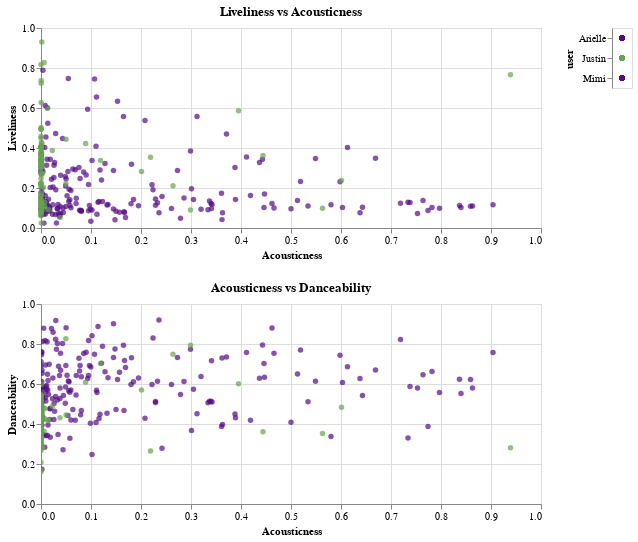

Write notebook code for a chart like this one.
### Markdown cell above
One scatter plot showing liveness vs acousticness then when you highlight a section, selects on scatter plot below showing danceability and acousticness
		a.  tooltip w song name (altair)

### Code cell
import altair as alt

# Define colors and color scale
colors = ["#540b84", "#540b84", "#67a34f"]
color_scale = alt.Scale(domain=df['user'].unique().tolist(), range=colors)

# Establishing selection via region
selection = alt.selection_single(fields=['user'], name='User', empty='all')

# Color mapping
color_mapping = {'Arielle': "#67a34f", 'Mimi': '#540b84', 'Justin': '#ea9726'}

# Establishing color change based on selection
color = alt.condition(
    selection,
    alt.Color('user:N', scale=color_scale, legend=None),
    alt.value('lightgrey')
)

# Establishing brush for interactivity
brush = alt.selection_interval(encodings=['x'])

# Chart 2: Liveliness vs Acousticness
chart2 = alt.Chart(df).mark_circle().encode(
    alt.X('acousticness:Q', title='Acousticness'),
    alt.Y('liveness:Q', title='Liveliness'),
    alt.Tooltip(['user:N', 'track_name:N', 'liveness:Q', 'acousticness:Q', 'artist_name:N']),
    color=color
).add_selection(selection).properties(
    height=200,
    width=500,
    title='Liveliness vs Acousticness'
)

# Legend
legend = alt.Chart(df).mark_circle().encode(
    y=alt.Y('user:N'),
    color=alt.Color('user:N', scale=alt.Scale(domain=list(color_mapping.keys()), range=list(color_mapping.values())), legend=None)
).add_selection(selection)

# Chart 3: Acousticness vs Danceability
chart3 = alt.Chart(df).mark_circle().encode(
    alt.X('acousticness:Q', title='Acousticness').scale(domain=brush),
    alt.Y('danceability:Q', title='Danceability'),
    alt.Tooltip(['user:N', 'track_name:N', 'danceability:Q', 'acousticness:Q', 'artist_name:N']),
    color=color
).add_selection(brush).properties(
    height=200,
    width=500,
    title='Acousticness vs Danceability'
)

# Combining charts
chart4 = (chart2 | legend) & chart3
chart4

### Figure 1 — Vega-Lite specification as saved in the notebook (floating-point values rounded to 4 significant figures; data arrays with more than 128 entries replaced by an {"elided": "..."} marker saying what was removed)
{"config": {"view": {"continuousWidth": 300, "continuousHeight": 300}}, "vconcat": [{"hconcat": [{"mark": {"type": "circle"}, "encoding": {"color": {"condition": {"param": "User", "empty": true, "field": "user", "legend": null, "scale": {"domain": ["Mimi", "Arielle", "Justin"], "range": ["#540b84", "#540b84", "#67a34f"]}, "type": "nominal"}, "value": "lightgrey"}, "tooltip": [{"field": "user", "type": "nominal"}, {"field": "track_name", "type": "nominal"}, {"field": "liveness", "type": "quantitative"}, {"field": "acousticness", "type": "quantitative"}, {"field": "artist_name", "type": "nominal"}], "x": {"field": "acousticness", "title": "Acousticness", "type": "quantitative"}, "y": {"field": "liveness", "title": "Liveliness", "type": "quantitative"}}, "height": 200, "name": "view_19", "title": "Liveliness vs Acousticness", "width": 500}, {"mark": {"type": "circle"}, "encoding": {"color": {"field": "user", "legend": null, "scale": {"domain": ["Arielle", "Mimi", "Justin"], "range": ["#67a34f", "#540b84", "#ea9726"]}, "type": "nominal"}, "y": {"field": "user", "type": "nominal"}}, "name": "view_20"}]}, {"mark": {"type": "circle"}, "encoding": {"color": {"condition": {"param": "User", "empty": true, "field": "user", "legend": null, "scale": {"domain": ["Mimi", "Arielle", "Justin"], "range": ["#540b84", "#540b84", "#67a34f"]}, "type": "nominal"}, "value": "lightgrey"}, "tooltip": [{"field": "user", "type": "nominal"}, {"field": "track_name", "type": "nominal"}, {"field": "danceability", "type": "quantitative"}, {"field": "acousticness", "type": "quantitative"}, {"field": "artist_name", "type": "nominal"}], "x": {"field": "acousticness", "scale": {"domain": {"param": "param_14"}}, "title": "Acousticness", "type": "quantitative"}, "y": {"field": "danceability", "title": "Danceability", "type": "quantitative"}}, "height": 200, "name": "view_21", "title": "Acousticness vs Danceability", "width": 500}], "data": {"name": "data-fc2d202acf34c79a57335987cee32eff"}, "params": [{"name": "User", "select": {"type": "point", "fields": ["user"]}, "views": ["view_19", "view_20"]}, {"name": "param_14", "select": {"type": "interval", "encodings": ["x"]}, "views": ["view_21"]}], "$schema": "https://vega.github.io/schema/vega-lite/v5.16.3.json", "datasets": {"data-fc2d202acf34c79a57335987cee32eff": {"elided": "300 records"}}}
